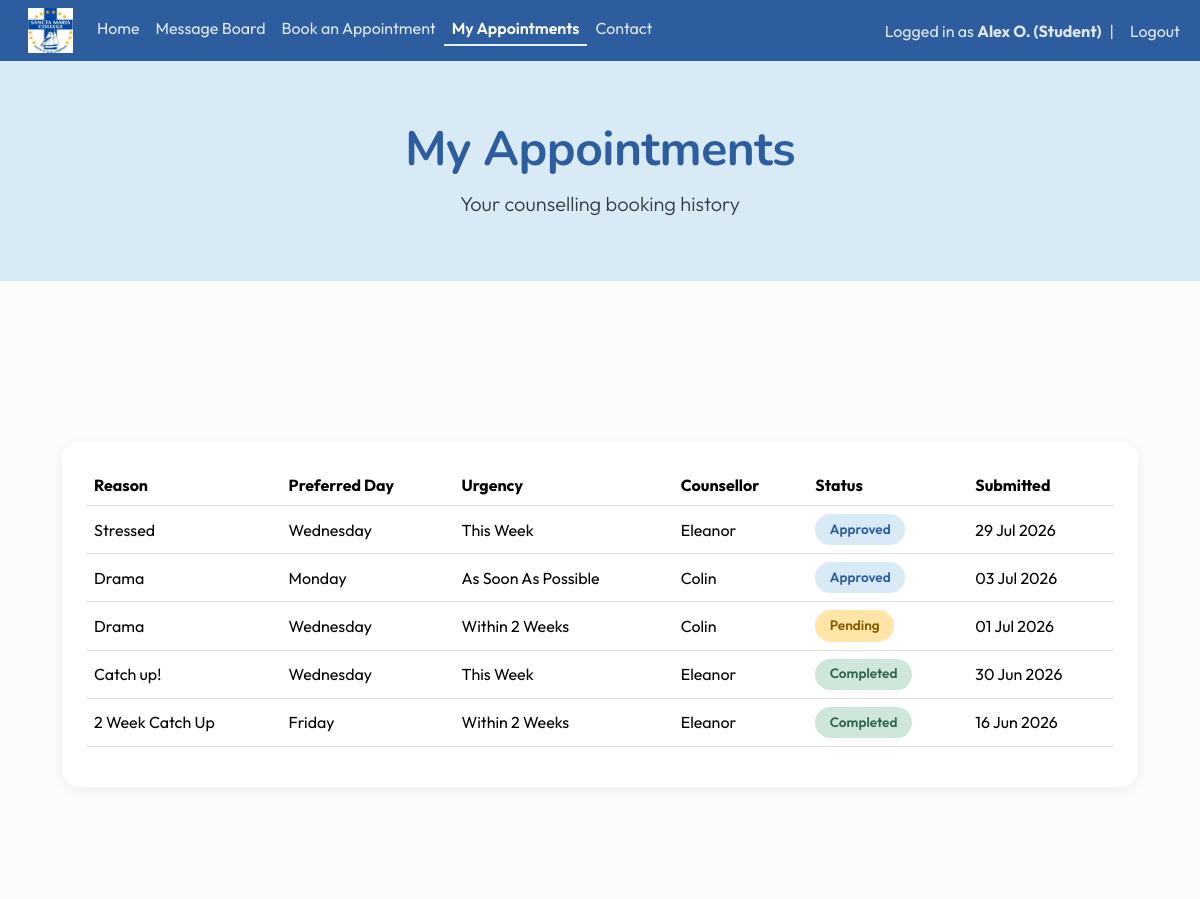
Screenshot of /appointment-history (signed in) with the database file from the repository.
### website/models.py (models this page shows)
class User(db.Model, UserMixin):
    id = db.Column(db.Integer, primary_key=True)
    email = db.Column(db.String(150), unique=True)
    fname = db.Column(db.String(20))
    lname = db.Column(db.String(20))
    username = db.Column(db.String(150), unique=True)
    role = db.Column(db.String(150))
    password = db.Column(db.String(150))
    date_created = db.Column(db.DateTime(timezone=True), default=func.now())
    posts = db.relationship("Post", backref="user", cascade="all, delete-orphan")
    comments = db.relationship("Comment", backref="user", cascade="all, delete-orphan")
    likes = db.relationship("Like", backref="user", cascade="all, delete-orphan")
    appointments = db.relationship('Appointment', foreign_keys="Appointment.counsellor_id", back_populates="counsellor")

class Appointment(db.Model):
    id = db.Column(db.Integer, primary_key=True)
    student_id = db.Column(db.Integer, db.ForeignKey('user.id'), nullable=False)
    counsellor_id = db.Column(db.Integer, db.ForeignKey('user.id'), nullable=True)
    reason = db.Column(db.String(200))
    urgency = db.Column(db.String(50))
    preferred_day = db.Column(db.String(20))
    preferred_period = db.Column(db.String(20))
    notes = db.Column(db.Text)
    status = db.Column(db.String(50), default="Pending")
    date_created = db.Column(db.DateTime(timezone=True), default=func.now())
    student = db.relationship('User', foreign_keys=[student_id])
    counsellor = db.relationship('User', foreign_keys=[counsellor_id], back_populates="appointments")

### website/views.py (the view)
@views.route("/appointment-history")
@login_required
def appointment_history():
    if current_user.role != "Student":
        flash("Access Denied", category="error")
        return redirect(url_for("views.home"))
    appointments = Appointment.query.filter_by(student_id=current_user.id)\
        .order_by(Appointment.date_created.desc()).all()
    return render_template(
        "appointment_history.html",
        user=current_user,
        appointments=appointments
    )

### website/__init__.py (called while the page is built)
def create_app():
    app = Flask(__name__)
    app.config['SECRET_KEY'] = "DQiAlMIU5u5eeLDw4KPMHx4d"
    app.config['SQLALCHEMY_DATABASE_URI'] = f'sqlite:///{DB_NAME}'
    db.init_app(app)
    from .views import views
    from .auth import auth
    app.register_blueprint(views, url_prefix="/")
    app.register_blueprint(auth, url_prefix="/")
    from .models import User, Post
    with app.app_context():
        db.create_all()
    login_manager = LoginManager()
    login_manager.login_view = "auth.login"
    login_manager.init_app(app)
    @login_manager.user_loader
    def load_user(id):
        return User.query.get(int(id))
    return app

### website/templates/appointment_history.html
{% extends "template.html" %}{% block title %}My Appointments{% endblock %}
{% block content %}
<section class="hero hero-small">
    <div class="container text-center">
        <h1 class="display-5 fw-bold">My Appointments</h1>
        <p class="lead">Your counselling booking history</p>
    </div>
</section>
<section class="homepage-section section-light">
    <div class="container">
        <div class="card p-4">
            {% if appointments|length == 0 %}
                <p class="text-center text-muted">You have no appointments yet.</p>
            {% else %}
                <table class="table table-hover align-middle">
                    <thead>
                        <tr>
                            <th>Reason</th>
                            <th>Preferred Day</th>
                            <th>Urgency</th>
                            <th>Counsellor</th>
                            <th>Status</th>
                            <th>Submitted</th>
                        </tr>
                    </thead>
                    <tbody>
                        {% for a in appointments %}
                        <tr>
                            <td>{{ a.reason }}</td>
                            <td>{{ a.preferred_day }}</td>
                            <td>{{ a.urgency }}</td>
                            <td>
                                {% if a.counsellor %}
                                    {{ a.counsellor.fname }}
                                {% else %}
                                    Not assigned
                                {% endif %}
                            </td>
                            <td>
                                {% if a.status == "Pending" %}
                                    <span class="badge bg-warning">Pending</span>
                                {% elif a.status == "Approved" %}
                                    <span class="badge bg-primary">Approved</span>
                                {% elif a.status == "Completed" %}
                                    <span class="badge bg-success">Completed</span>
                                {% elif a.status == "Declined" %}
                                    <span class="badge bg-danger">Cancelled</span>
                                {% else %}
                                    <span class="badge bg-secondary">{{ a.status }}</span>
                                {% endif %}
                            </td>
                            <td>{{ a.date_created.strftime('%d %b %Y') }}</td>
                        </tr>
                        {% endfor %}
                    </tbody>
                </table>
            {% endif %}
        </div>
    </div>
</section>
{% endblock %}

### website/templates/template.html (shortened to what this page needs)
<!DOCTYPE html>
<html>
    <head>
        <link href="https://cdn.jsdelivr.net/npm/bootstrap@5.3.8/dist/css/bootstrap.min.css" rel="stylesheet">
        <link rel="stylesheet" type="text/css" href="{{ url_for('static', filename='main.css') }}">
    </head>
    <body>
        <nav class="navbar navbar-expand-lg sticky-top">
            <div class="container-fluid">
              <div class="collapse navbar-collapse" id="navbarSupportedContent">
                <ul class="navbar-nav me-auto mb-2 mb-lg-0">
                  <li class="nav-item">
                      <a class="navbar-brand" href="/home">
                          <img src="{{ url_for('static', filename='img/schoollogo.jpg') }}" width="45px" height="45px">
                      </a>
                  </li>
                  <li class="nav-item">
                      <a class="nav-link {% if request.path == '/home' %}active{% endif %}" href="/home">Home</a>
                  </li>
                  {% if user.is_authenticated %}
                  <li class="nav-item">
                    <a class="nav-link {% if request.path == '/blog' %}active{% endif %}" href="/blog">Message Board</a>
                  </li>
                  <li class="nav-item">
                      <a class="nav-link {% if request.path == '/book-appointment' %}active{% endif %}" href="/book-appointment">Book an Appointment</a>
                  </li>
                  {% if user.role == "Student" %}
                  <li class="nav-item">
                    <a class="nav-link {% if request.path == '/appointment-history' %}active{% endif %}" href="/appointment-history">My Appointments</a>
                  </li>
                  {% endif %}
                  {% endif %}
                  <li class="nav-item">
                      <a class="nav-link {% if request.path == '/contact' %}active{% endif %}" href="/contact">Contact</a>
                  </li>
                </ul>
                <ul class="navbar-nav ms-auto align-items-center">
                {% if user.is_authenticated %}
                <li class="nav-item">
                    <span class="navbar-text">
                        Logged in as <strong>{{ user.fname }} {{ user.lname[0] }}. ({{ user.role }})</strong>
                    </span>
                </li>
                <li class="nav-item mx-2">
                    <span class="navbar-text">|</span>
                </li>
                <li class="nav-item">
                    <a class="nav-link py-0" href="/logout">Logout</a>
                </li>
                {% endif %}
                </ul>
              </div>
            </div>
          </nav>
        <main>{% block content %} {% endblock %}</main>
      </body>
</html>

### website/static/main.css (style rules this page uses)
:root { --navy: #2E5D9F; --blue: #5D8CC7; --seafoam: #e7f3fc; --light-blue: #F5FAFE; --cream: #FCFCFA; --text: #343A40; --danger: #C86B6B; --radius: 18px; --section-padding: 6rem; }
.navbar { background-color:var(--navy); }
.navbar .nav-link, .navbar .navbar-text { color: rgba(255,255,255,0.85); transition: 0.2s ease; }
.navbar .nav-link.active { color: #FFFFFF; font-weight: 600; border-bottom: 2px solid var(--seafoam); padding-bottom: 4px; }
body { background-color: var(--cream); color: var(--text); font-family: 'Outfit', Arial, sans-serif; }
h1,h2,h3 { font-family: 'Nunito', Arial, sans-serif; font-weight: 700; }
p { line-height:1.7; }
.hero { background: #D9EAF7; min-height: 500px; display: flex; align-items: center; }
.hero-small { background: #D9EAF7; min-height: 220px; display: flex; align-items: center; padding: 3rem 0; margin-bottom:3rem; }
.hero h1 { color: var(--navy); font-family: 'Nunito', sans-serif; font-weight: 800; letter-spacing: -0.5px; }
.hero p { max-width:700px; margin:auto; }
.hero .lead { max-width:900px; margin:0 auto; }
.homepage-section { padding: 7rem 0; }
.section-light { background-color: var(--cream); }
.container { max-width: 1100px; }
.card { border: none; border-radius: var(--radius); box-shadow: 0 4px 14px rgba(0,0,0,0.06); transition: transform 0.25s ease, box-shadow 0.25s ease; }
.badge { padding: .55rem .9rem; border-radius: 20px; font-size: .85rem; font-weight: 600; }
.bg-warning { background:#FFE6A7 !important; color:#8A5A00 !important; }
.bg-primary { background:#D9EAF7 !important; color:var(--navy) !important; }
.bg-success { background:#CFE7DA !important; color:#2F6650 !important; }

### rows the page displays
User: fname "Alex", lname "O", role "Student"
Appointment: reason "Stressed", preferred_day "Wednesday", urgency "This Week", counsellor.fname "Eleanor", status "Approved", date_created "29 Jul 2026"
Appointment: reason "Drama", preferred_day "Monday", urgency "As Soon As Possible", counsellor.fname "Colin", status "Approved", date_created "03 Jul 2026"
Appointment: reason "Drama", preferred_day "Wednesday", urgency "Within 2 Weeks", counsellor.fname "Colin", status "Pending", date_created "01 Jul 2026"
Appointment: reason "Catch up!", preferred_day "Wednesday", urgency "This Week", counsellor.fname "Eleanor", status "Completed", date_created "30 Jun 2026"
Appointment: reason "2 Week Catch Up", preferred_day "Friday", urgency "Within 2 Weeks", counsellor.fname "Eleanor", status "Completed", date_created "16 Jun 2026"
